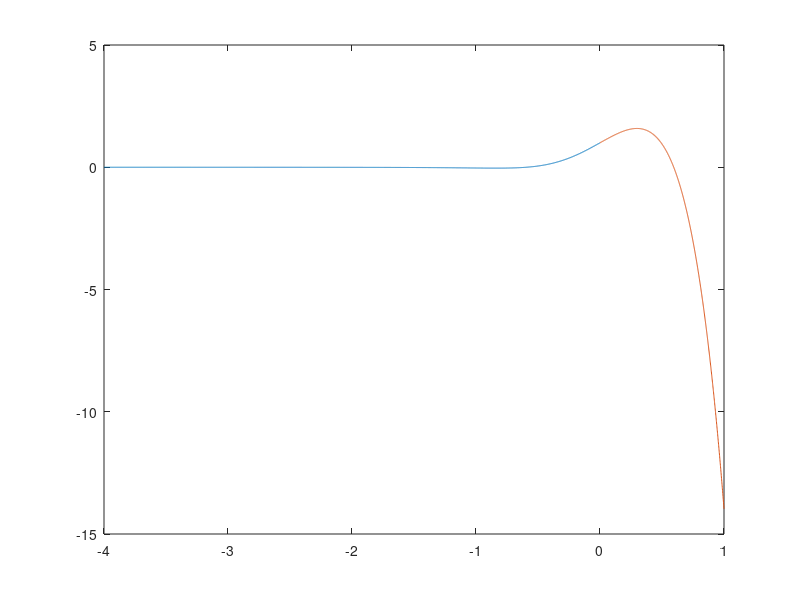

Source code (MATLAB):
L_values_neg=-(0:0.001:4);
L_values=(0:0.001:1);
plot(L_values_neg,real((sqrt(1+i*L_values_neg.^2)+sqrt(i)*L_values_neg).^4));hold on
plot(L_values,real((sqrt(1+i*L_values.^2)+sqrt(i)*L_values).^4));hold on